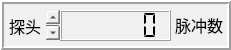
   <widget class="QFrame" name="frame_3">
    <property name="geometry">
     <rect>
      <x>10</x>
      <y>335</y>
      <width>231</width>
      <height>50</height>
     </rect>
    </property>
    <property name="styleSheet">
     <string notr="true">background-color: rgb(240, 240, 240);
alternate-background-color: rgb(255, 0, 0);</string>
    </property>
    <property name="frameShape">
     <enum>QFrame::Box</enum>
    </property>
    <property name="frameShadow">
     <enum>QFrame::Raised</enum>
    </property>
    <property name="lineWidth">
     <number>2</number>
    </property>
    <widget class="QLabel" name="label_24">
     <property name="geometry">
      <rect>
       <x>175</x>
       <y>10</y>
       <width>50</width>
       <height>31</height>
      </rect>
     </property>
     <property name="sizePolicy">
      <sizepolicy hsizetype="Fixed" vsizetype="Fixed">
       <horstretch>0</horstretch>
       <verstretch>0</verstretch>
      </sizepolicy>
     </property>
     <property name="font">
      <font>
       <family>Arial</family>
       <pointsize>12</pointsize>
       <weight>50</weight>
       <italic>false</italic>
       <bold>false</bold>
      </font>
     </property>
     <property name="styleSheet">
      <string notr="true">font: 12pt &quot;Arial&quot;;</string>
     </property>
     <property name="text">
      <string notr="true" extracomment="mL/min">&lt;html&gt;&lt;head/&gt;&lt;body&gt;&lt;p&gt;脉冲数&lt;/p&gt;&lt;/body&gt;&lt;/html&gt;</string>
     </property>
     <property name="textFormat">
      <enum>Qt::AutoText</enum>
     </property>
    </widget>
    <widget class="QLCDNumber" name="lcdNumber_9">
     <property name="geometry">
      <rect>
       <x>60</x>
       <y>10</y>
       <width>111</width>
       <height>31</height>
      </rect>
     </property>
     <property name="minimumSize">
      <size>
       <width>80</width>
       <height>25</height>
      </size>
     </property>
     <property name="font">
      <font>
       <family>Arial</family>
       <pointsize>12</pointsize>
       <weight>50</weight>
       <italic>false</italic>
       <bold>false</bold>
      </font>
     </property>
     <property name="styleSheet">
      <string notr="true">font: 12pt &quot;Arial&quot;;</string>
     </property>
     <property name="smallDecimalPoint">
      <bool>false</bool>
     </property>
     <property name="digitCount">
      <number>6</number>
     </property>
     <property name="segmentStyle">
      <enum>QLCDNumber::Flat</enum>
     </property>
    </widget>
    <widget class="QTextEdit" name="textEdit_5">
     <property name="geometry">
      <rect>
       <x>5</x>
       <y>10</y>
       <width>55</width>
       <height>30</height>
      </rect>
     </property>
     <property name="font">
      <font>
       <family>Arial</family>
       <pointsize>12</pointsize>
       <kerning>true</kerning>
      </font>
     </property>
     <property name="styleSheet">
      <string notr="true">background-color: rgb(240, 240, 240);
alternate-background-color: rgb(255, 0, 0);</string>
     </property>
     <property name="frameShape">
      <enum>QFrame::NoFrame</enum>
     </property>
     <property name="lineWidth">
      <number>0</number>
     </property>
     <property name="html">
      <string>&lt;!DOCTYPE HTML PUBLIC &quot;-//W3C//DTD HTML 4.0//EN&quot; &quot;http://www.w3.org/TR/REC-html40/strict.dtd&quot;&gt;
&lt;html&gt;&lt;head&gt;&lt;meta name=&quot;qrichtext&quot; content=&quot;1&quot; /&gt;&lt;style type=&quot;text/css&quot;&gt;
p, li { white-space: pre-wrap; }
&lt;/style&gt;&lt;/head&gt;&lt;body style=&quot; font-family:'Arial'; font-size:12pt; font-weight:400; font-style:normal;&quot;&gt;
&lt;p style=&quot; margin-top:0px; margin-bottom:0px; margin-left:0px; margin-right:0px; -qt-block-indent:0; text-indent:0px;&quot;&gt;探头5&lt;/p&gt;&lt;/body&gt;&lt;/html&gt;</string>
     </property>
     <property name="acceptRichText">
      <bool>false</bool>
     </property>
    </widget>
   </widget>
